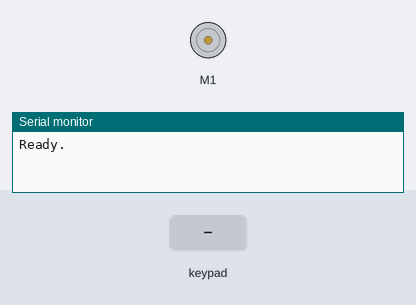
The sketch below on a simulated ESP32. Shown: DC motor (green arrow = forward, orange = backward, longer = faster), the last lines printed to the serial monitor. The inputs (shaded band) are chosen by the test bench. Nothing arrives over Bluetooth unless stated.

Above: at 1.2 s.
1.3 s: key 'T' pressed
At 1.53 s:
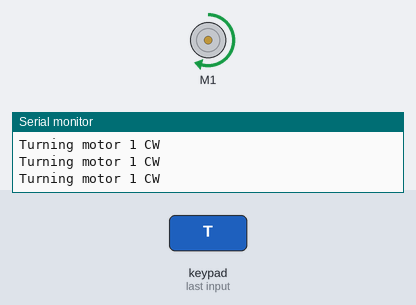
Timing chart, 0 to 4.3 s (numbered marks = the images above; inputs shaded):
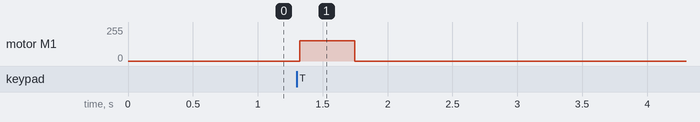

Measured:
- after the input at 1.3 s, motor M1: stopped → forward 153/255 at once, → stopped 0.42 s later

The sketch:

L298N_DC_motor_RJ_library_BT.ino
```cpp
// (licence header left out)
#include <Robojax_L298N_DC_motor.h>
#include <Ps3Controller.h>

// motor 1 settings

#define ENA 19 // this pin must be PWM enabled pin if Arduino board is used
#define IN1 18
#define IN2 5

const int CCW = 2; // do not change
const int CW  = 1; // do not change

#define motor1 1 // do not change

//Robojax_L298N_DC_motor motor(IN1, IN2, ENA);
// Watch video instruciton for this line: https://youtu.be/2JTMqURJTwg
Robojax_L298N_DC_motor motor(IN1, IN2, ENA, true);


void setup() {
  Serial.begin(115200);
  motor.begin();   //L298N DC Motor by Robojax.com
  Ps3.begin("cc:50:e3:96:32:f6");  // change this with your own ESP BT MAC Adress.  Use tool on PC to write YOUR MAC address to YOUR sixaxis controller
  Serial.println("Ready.");


}

void loop() {

  if (Ps3.isConnected()) {


    if ( Ps3.data.button.triangle ) {
      Serial.println("Turning motor 1 CW");
      motor.rotate(motor1, 60, CW);//run motor1 at 60% speed in CW direction
    } else if ( Ps3.data.button.cross ) {
      Serial.println("Pressing the cross button");
       motor.rotate(motor1, 60, CCW);//run motor1 at 60% speed in CW direction
    } else {
      motor.brake(1);
    }

    delay(20);

  }
}
```
